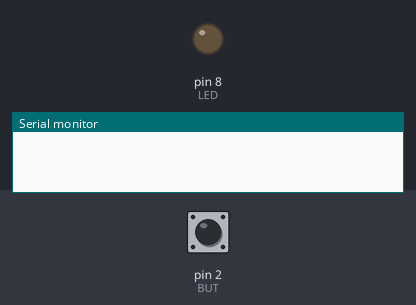
This sketch was run on a simulated Arduino Uno, built with avr-gcc and run on an emulated ATmega328P. Parts: output pins drawn as LEDs (lit = HIGH), the last lines printed to the serial monitor. The test bench sets the inputs (shaded band); at power-on: pin 2 (BUT) LOW.

Above: at 1.2 s.
1.3 s: pin 2 (BUT) pulled HIGH for 0.15 s
At 2.6 s:
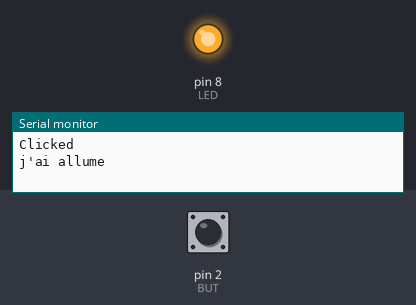
2.9 s: pin 2 (BUT) pulled HIGH for 1 s
At 5.1 s:
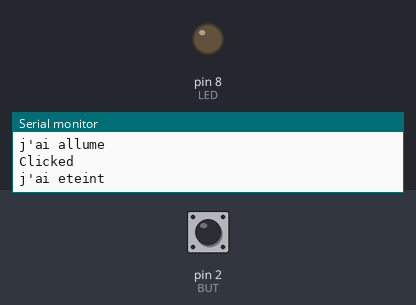
5.4 s: pin 2 (BUT) pulled HIGH for 3.2 s
At 10.0 s:
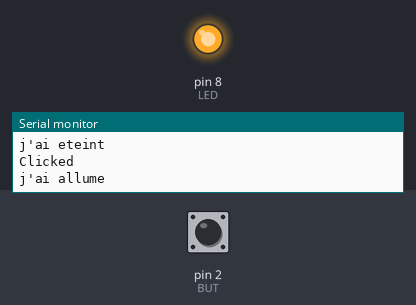
Timing chart, 0 to 11.5 s (numbered marks = the images above; inputs shaded):
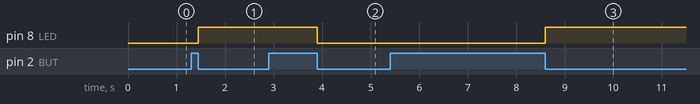

Measured:
- after the input at 1.3 s, pin 8 (LED): LOW → HIGH after 0.15 s
- after the input at 2.9 s, pin 8 (LED): HIGH → LOW after 1.0 s
- after the input at 5.4 s, pin 8 (LED): LOW → HIGH after 3.2 s

The sketch:

test2.ino
```cpp
#define BUT 2
#define LED 8

int pushed = 0;
bool allume = false;

void setup() {
  // put your setup code here, to run once:
  Serial.begin(9600);
  pinMode(BUT, INPUT);
  pinMode(LED,OUTPUT);
}

void loop() {
  // put your main code here, to run repeatedly:
  if(digitalRead(BUT)==HIGH){
    pushed=1;
  }
  else if (pushed) {
    Serial.println("Clicked\n");
    if (allume) {
      digitalWrite(LED,LOW);
      allume = false;
       Serial.println("j'ai eteint\n");
    } else {
      digitalWrite(LED,HIGH);
       Serial.println("j'ai allume\n");
      allume = true;
    }
    pushed=0;
  }

}
```
